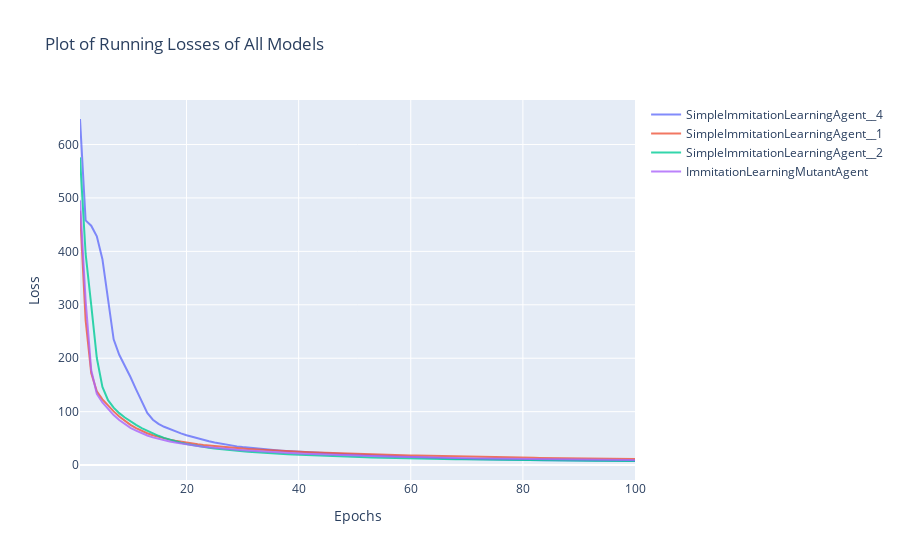

The cell this chart's notebook holds for it:
### Code cell
f = Reporting.make_consolidated_loss_plot(run.data.final_data)
f.show()
